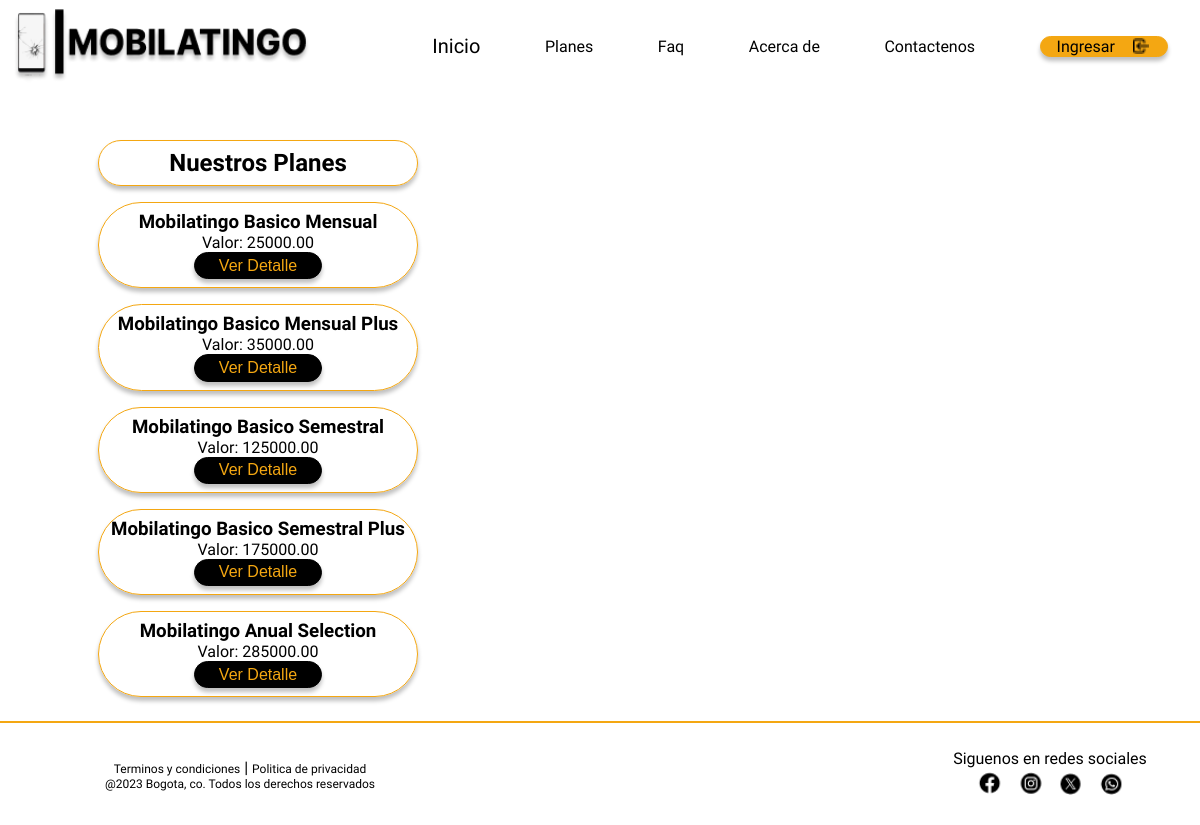
Screenshot of /index.php?pg=1001 with the database file from the repository.
### tables this page shows
CREATE TABLE IF NOT EXISTS Planes_Mobilatingo (
    id_plan INT NOT NULL AUTO_INCREMENT,
    nom_plan VARCHAR(100) NOT NULL,
    desc_plan VARCHAR(1500) NOT NULL,
    valor_plan DECIMAL(9,2) NOT NULL,
    CONSTRAINT pk_idplan PRIMARY KEY (id_plan) 
);

### models/classes/PlanesMobilatingo.php (called while the page is built, shortened)
<?php
class PlanesMobilatingo{
    private Array $planes;
    public function setPlanes (Conexion $conn)
    {
        $dbh = $conn->get_conexion();
        $sql = "SELECT pm.id_plan, pm.nom_plan, pm.desc_plan, pm.valor_plan";
        $sql .= " FROM Planes_Mobilatingo pm;";
        $stmt = $dbh->prepare($sql);
        $stmt->execute();
        $this->planes = $stmt->fetchAll(PDO::FETCH_ASSOC);
    }
    public function getPlanes(){
        return $this->planes;
    }
}
?>

### controllers/classes/PlanesController.php (called while the page is built)
<?php
class PlanesController{
    private PlanesMobilatingo $modelo;
    public function __construct(PlanesMobilatingo $modelo)
    {
        $this->modelo = $modelo;
    }
    public function setPlanes(Conexion $conn)
    {
        $this->modelo->setPlanes($conn);
    }
}
?>

### controllers/cplanes.php (called while the page is built, shortened)
<?php
require_once __DIR__ . '/' . '../models/classes/PlanesMobilatingo.php';
require_once __DIR__ . '/' . './classes/PlanesController.php';
require_once __DIR__ . '/' . '../views/classes/PlanesView.php';
$model = new PlanesMobilatingo();
$controller = new PlanesController($model);
$controller->setPlanes(new Conexion());
$view = new PlanesView($model);
$view->render();
?>

### views/classes/PlanesView.php (the view, shortened to what this page needs)
<?php
class PlanesView{
    private $model;
    public function __construct(PlanesMobilatingo $model)
    {
        $this->model = $model;
    }
    public function render()
    {
        foreach ($this->model->getPlanes() as $item)
        {
            $HTMLitem = null;
            $plan = null;
            $valor = 0;
            $desc = null;
            $idPlan =0;
            $HTMLitem .= "<section class='main__section section section_planes'>";
            foreach ($item as $key => $value)
            {
                if($key == 'id_plan') $idPlan = $value;
                if($key == 'nom_plan') $plan = $value;
                if($key == 'valor_plan') $valor = $value;
                if($key == 'desc_plan') $desc = $value;
            }
            $prefixIdBtn = 'btn' . $idPlan;
            $prefixIdDiv = 'div' . $idPlan;
            $HTMLitem .= "<h3>{$plan}</h3>";
            $HTMLitem .= "<div>Valor: {$valor}</div>";
            $HTMLitem .= "<button id='{$prefixIdBtn}' class='btn_secondary btn_planes'>Ver Detalle</button>";
            $HTMLitem .= "<div id='{$prefixIdDiv}' class='block_hidden scrollbox scrollbox_planes'>{$desc}</div>";
            $HTMLitem .= '</section>';
            echo $HTMLitem . PHP_EOL;
        }
    }
}
?>

### index.php (shortened to what this page needs)
<!DOCTYPE html>
<html lang="es">
<head>
   <link rel="stylesheet" href="./src/css/style.css">
</head>
<body class="page">
  <header class="page__header header">
    <img class="header__logo-img logo-img" src="./src/images/logos/logo.png" alt="Logo Mobilatingo">
    <nav id="hambu-menu" class="header__nav nav nav_state_closed">
      <?php
        require __DIR__ . '/' . './views/html/vmenui.php';
      ?>
    </nav>
  </header>
  <main class="page__main main">
    <?php
          $pg = isset($_GET["pg"]) ? $_GET["pg"] : NULL;
          if($pg === '1001') require __DIR__ . '/' . './views/html/vplanes.php';
    ?>
  </main>
  <footer class="page__footer footer">
    <div class="footer__grupo-legal grupo-legal">
      <p class="grupo-legal__terminos text text_terminos">
        <a class="link link_text_terminos" href="#">Terminos y condiciones</a> | <a class="link link_text_terminos" href="#">Politica de privacidad</a>
      </p>
      <p class="grupo-legal__copyright text text_copyright">@2023 Bogota, co. Todos los derechos reservados</p>
    </div>
    <div class="footer__grupo-redes grupo-redes">
      <p class="grupo-redes__titulo text text_redes">Siguenos en redes sociales</p>
      <div class="grupo-redes__iconos grupo-iconos">
        <a class="grupo-iconos__red link link_red_face" href="#"></a>
        <a class="grupo-iconos__red link link_red_insta" href="#"></a>
        <a class="grupo-iconos__red link link_red_x" href="#"></a>
        <a class="grupo-iconos__red link link_red_wsup" href="#"></a>
      </div>
    </div>
  </footer>
</body>
</html>

### views/html/vmenui.php
<ul class="menu-list">
        <li class="menu-list__menu-item menu-list__menu-item_hover">
          <a class="menu-list__menu-link link link_text_nav" href="../../index.php?pg=0">Inicio</a>
        </li>
        <li class="menu-list__menu-item menu-list__menu-item_hover">
          <a class="menu-list__menu-link link-text_nav" href="../../index.php?pg=1001">Planes</a>
        </li>
        <li class="menu-list__menu-item menu-list__menu-item_hover">
          <a class="menu-list__menu-link link-text_nav" href="../../index.php?pg=1002">Faq</a>
          </li>
        <li class="menu-list__menu-item menu-list__menu-item_hover">
          <a class="menu-list__menu-link link-text_nav" href="../../index.php?pg=1003">Acerca de</a>
          </li>
        <li class="menu-list__menu-item menu-list__menu-item_hover">
          <a class="menu-list__menu-link link-text_nav" href="../../index.php?pg=1004">Contactenos</a>
        </li>
        <li class="menu-list__menu-item menu-list__menu-item_log-in">
          <a class="menu-list__menu-link_log-in log-in link-text_nav" href="../../index.php?pg=1005">
            <span class="log-in__span">Ingresar</span>
            <i class="log-in__ico"></i>
          </a>
        </li>
      </ul>

### views/html/vplanes.php
<section class="main__section section">
    <h1>Nuestros Planes</h1>
</section>
<?php
    require_once __DIR__ . '/' . '../../controllers/cplanes.php';
?>

### rows the page displays
planes_mobilatingo: nom_plan "Mobilatingo Basico Mensual", valor_plan "25000.00"
planes_mobilatingo: nom_plan "Mobilatingo Basico Mensual Plus", valor_plan "35000.00"
planes_mobilatingo: nom_plan "Mobilatingo Basico Semestral", valor_plan "125000.00"
planes_mobilatingo: nom_plan "Mobilatingo Basico Semestral Plus", valor_plan "175000.00"
planes_mobilatingo: nom_plan "Mobilatingo Anual Selection", valor_plan "285000.00"
